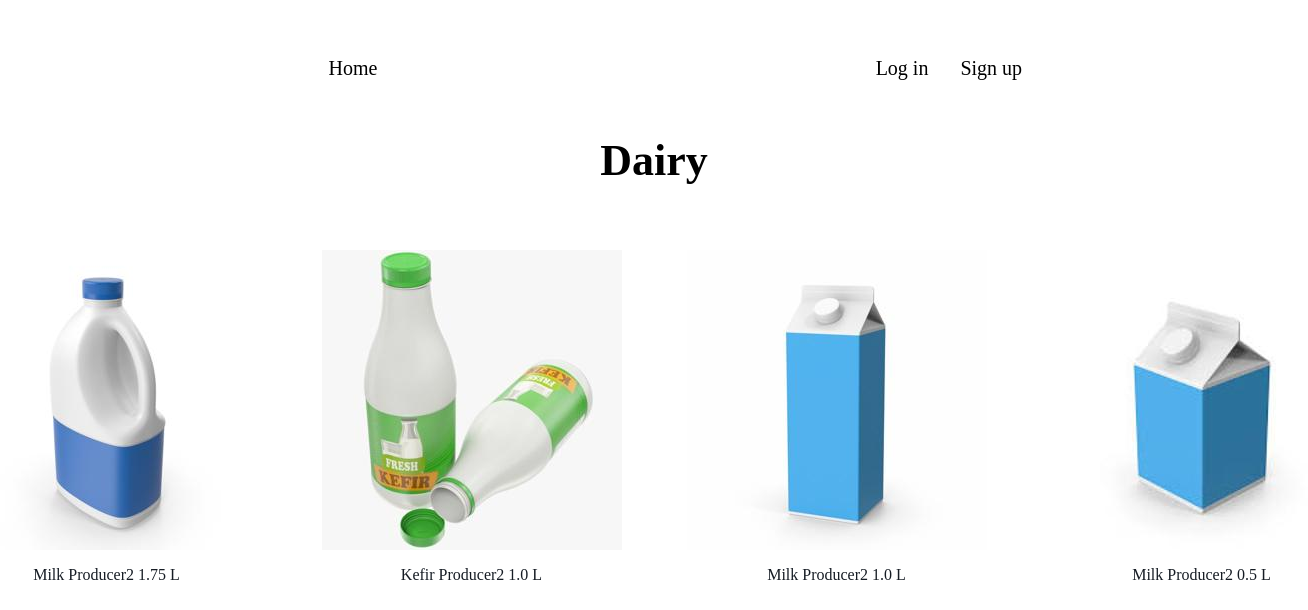
/categories/dairy/, run on the app's committed database.
### applications/store/models.py (models this page shows, shortened)
class Category(md.PhotoAbstractModel):
    class Meta:
        verbose_name_plural = 'Categories'
    name = m.CharField(unique=True, max_length=50)
    slug = m.SlugField(max_length=100, db_index=True)
    photo = m.ImageField(upload_to=md.get_photo_path_for_category)

class Product(md.PhotoAbstractModel):
    class Meta:
        unique_together = ('name', 'weight', 'measure', 'producer')
    CHOICES = (
        ('Kg', 'Kg'),
        ('g', 'g'),
        ('L', 'L'),
        ('mL', 'mL'),
    )
    name = m.CharField(max_length=50)
    producer = m.ForeignKey('Producer', on_delete=m.PROTECT,
                            default=1)
    weight = m.DecimalField(default=1, max_digits=5, decimal_places=2,
                            validators=[MinValueValidator(limit_value=0.01)],
                            verbose_name='volume/weight')
    measure = m.CharField(max_length=5, choices=CHOICES, default='Kg')
    slug = m.SlugField(max_length=100, db_index=True)
    amount = m.PositiveSmallIntegerField(default=0)
    price = m.DecimalField(
        default=20, max_digits=5, decimal_places=2,
        validators=[MinValueValidator(limit_value=1)])
    photo = m.ImageField(upload_to=md.get_photo_path_for_product)
    is_available = m.BooleanField(default=True, auto_created=True,
                                  verbose_name='available')
    category = m.ForeignKey('Category', on_delete=m.PROTECT,
                            default=1)
    description = m.TextField(default=md.create_description)
    discount_size = m.PositiveSmallIntegerField(
        validators=[MaxValueValidator(limit_value=99)], default=10,
        verbose_name='discount')
    calories = m.PositiveSmallIntegerField(**md.params)
    proteins = m.PositiveSmallIntegerField(**md.params)
    fats = m.PositiveSmallIntegerField(**md.params)
    carbohydrates = m.PositiveSmallIntegerField(**md.params)
    min_temperature = m.SmallIntegerField(default=-5)
    max_temperature = m.SmallIntegerField(default=+8)
    def __str__(self):
        return f"{self.name} {self.producer.name} {float(self.weight)} " \
               f"{self.measure}"
    def get_absolute_url(self):
        return reverse('store:product', kwargs={'name': self.slug})

class Producer(m.Model):
    name = m.CharField(unique=True, max_length=50)
    country = m.CharField(max_length=20)

### applications/store/views.py (the view)
# urls.py: path('categories/<slug:category_slug>/', v.ProductListView.as_view(),
class ProductListView(MenuMixin, ListView):
    model = Product
    template_name = 'store/list.html'
    context_object_name = 'items'
    allow_empty = False
    def get_context_data(self, *, object_list=None, **kwargs):
        context = super().get_context_data(**kwargs)
        title = context['items'][0].category.name
        header_context = self.get_header_context(title=title, page_title=title)
        return context | header_context
    def get_queryset(self):
        return list(Product.objects.filter(
            category__slug=self.kwargs['category_slug']).
                    select_related('category', 'producer'))

### applications/store/services/models.py (called while the page is built)
    def get_miniature_photo(self) -> str:
        size = '_small.'
        return self.__get_photo(size)

    def __get_photo(self, size: str) -> str:
        result = self.__get_photo_name_and_path()
        if self.__replace_dot_in_str(result.photo, size) in \
                os.listdir(result.path):
            return self.__replace_dot_in_str(self.photo.url, size)
        else:
            return self.__create_photo(size)

    def __get_photo_name_and_path(self) -> PhotoPath:
        photo_name = os.path.basename(self.photo.name)
        path = self.photo.path.rstrip(photo_name)
        return PhotoPath(photo=photo_name, path=path)

    @staticmethod
    def __replace_dot_in_str(str_: str, size: str) -> str:
        return str_.replace('.', size)

### grocerystore/views.py (called while the page is built)
    def get_header_context(self, title: str, **kwargs) -> dict:
        context = kwargs
        context['title'] = title
        context['menu'] = config.BASE_MENU
        if self.request.user.is_authenticated:
            context['right_section'] = config.LOGOUT_MENU
        else:
            context['right_section'] = config.LOGIN_MENU
        return context

### applications/store/templates/store/list.html
{% extends 'base.html' %}
{% block content %}
<div class="page__items-grid">
    {% for item in items %}
    <a class="page__link" href="{{ item.get_absolute_url }}">
    <div class="card">
        <div class="card__image-wrapper">
            <img class="card__image"
                 src="{{item.get_miniature_photo}}">
        </div>
        <h3 class="card__title">{{item}}</h3>
    </div>
</a>
    {% endfor %}
</div>
{% endblock content %}

### grocerystore/templates/base.html (shortened to what this page needs)
{% load static %}
<!DOCTYPE html>
<html lang="en">
<head>
    <link type="text/css"
          href="{% static '/static/css/header.css' %}" rel="stylesheet">
    <link type="text/css"
          href="{% static '/static/css/page.css' %}" rel="stylesheet">
</head>
<body>
<div class="header__content">
    {% with class_name='header__left-section' %}
    {% include 'blocks/header.html' %}
    {% endwith %}
    {% with menu=right_section %}
    {% with class_name='header__right-section' %}
    {% include 'blocks/header.html' %}
    {% endwith %}
    {% endwith %}
</div>
<div class="page">
    <div class="page__main-content-wrapper">
        <div class="page__main-content">
            <h2 class="page__title">{{ page_title }}</h2>
            {% block content %}
            {% endblock content%}
        </div>
    </div>
</div>
</body>
</html>

### grocerystore/templates/blocks/header.html
<nav class={{class_name}}>
    <ul class="header__navigation-list">
        {% for m in menu %}
        <li class="header__navigation-list-item">
            <a href="{% url m.url_name %}">{{ m.title }}</a>
        </li>
        {% endfor %}
    </ul>
</nav>

### grocerystore/static/css/header.css (style rules this page uses)
.header__content, .header__navigation-list, .header__right-section { display: flex; align-items: center; }
.header__content { max-width: 1440px; justify-content: space-around; padding: 30px 0 0 0; margin-right: auto; margin-left: auto; height: 60px; }
.header__left-section { margin-left: 100px; }
.header__navigation-list { font-size: 20px; height: 42px; margin-right: 5vw; }
.header__navigation-list-item { margin-right: 32px; }
.header__navigation-list li { display: inline-block; }
.header__navigation-list a { color: #000; text-decoration: none; }

### grocerystore/static/css/page.css (style rules this page uses)
.page, .page__main-content-wrapper, .page__title, .card__title { display: flex; align-items: center; flex-direction: column; }
.page__main-content-wrapper { max-width: 1440px; }
.page__main-content { margin-bottom: 100px; margin-left: auto; margin-right: auto; }
.page__title { font-size: 44px; margin-bottom: 64px; }
.page__items-grid { width: 100%; display: grid; grid-template-columns: 1fr 1fr 1fr 1fr; column-gap: 65px; row-gap: 50px; margin-bottom: 50px; }
.page__link { color: #161c24; text-decoration: none; }
.card__image-wrapper { width: 300px; height: 300px; }
.card__title { font-size: 16px; font-weight: 400; }

### data on the page
Category: name "Dairy"
Product: shows a picture, name+producer+weight "Milk Producer2 1.75 L"
Product: shows a picture, name+producer+weight "Kefir Producer2 1.0 L"
Product: shows a picture, name+producer+weight "Milk Producer2 1.0 L"
Product: shows a picture, name+producer+weight "Milk Producer2 0.5 L"

### other printed values
{{ m.title }} "Home" "Log in" "Sign up"
